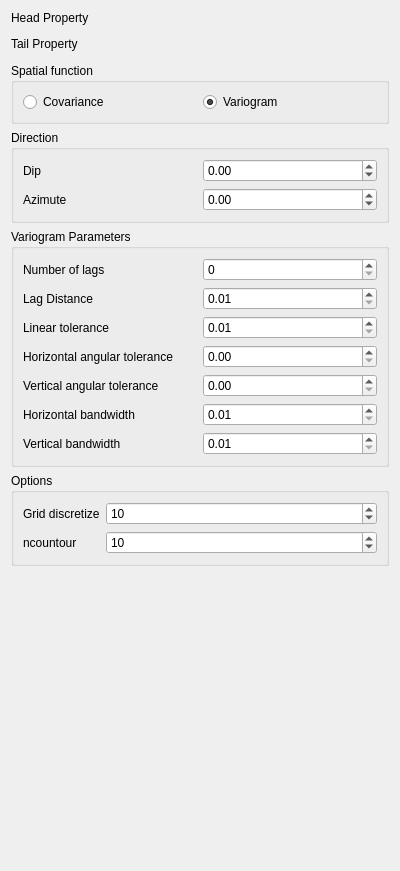
<?xml version="1.0" encoding="UTF-8"?>
<ui version="4.0">
 <class>Form</class>
 <widget class="QWidget" name="Form">
  <property name="geometry">
   <rect>
    <x>0</x>
    <y>0</y>
    <width>400</width>
    <height>871</height>
   </rect>
  </property>
  <property name="windowTitle">
   <string>Form</string>
  </property>
  <property name="AlgorithmCategory" stdset="0">
   <string>Lpm</string>
  </property>
  <property name="AlgorithmDescription" stdset="0">
   <string>vario_map</string>
  </property>
  <layout class="QVBoxLayout" name="verticalLayout">
   <item>
    <widget class="QLabel" name="label_2">
     <property name="text">
      <string>Head Property</string>
     </property>
    </widget>
   </item>
   <item>
    <widget class="PropertySelectorNoRegion" name="head_prop"/>
   </item>
   <item>
    <widget class="QLabel" name="label">
     <property name="text">
      <string>Tail Property</string>
     </property>
    </widget>
   </item>
   <item>
    <widget class="PropertySelectorNoRegion" name="tail_prop"/>
   </item>
   <item>
    <widget class="QGroupBox" name="groupBox">
     <property name="title">
      <string>Spatial function</string>
     </property>
     <layout class="QHBoxLayout" name="horizontalLayout">
      <item>
       <widget class="QRadioButton" name="C_covariance">
        <property name="text">
         <string>Covariance</string>
        </property>
       </widget>
      </item>
      <item>
       <widget class="QRadioButton" name="C_variogram">
        <property name="text">
         <string>Variogram</string>
        </property>
        <property name="checked">
         <bool>true</bool>
        </property>
       </widget>
      </item>
     </layout>
    </widget>
   </item>
   <item>
    <widget class="QGroupBox" name="groupBox_3">
     <property name="title">
      <string>Direction</string>
     </property>
     <layout class="QGridLayout" name="gridLayout">
      <item row="1" column="1">
       <widget class="QDoubleSpinBox" name="Azimute">
        <property name="minimum">
         <double>-360.000000000000000</double>
        </property>
        <property name="maximum">
         <double>360.000000000000000</double>
        </property>
       </widget>
      </item>
      <item row="0" column="1">
       <widget class="QDoubleSpinBox" name="Dip">
        <property name="minimum">
         <double>-360.000000000000000</double>
        </property>
        <property name="maximum">
         <double>360.000000000000000</double>
        </property>
       </widget>
      </item>
      <item row="0" column="0">
       <widget class="QLabel" name="label_11">
        <property name="text">
         <string>Dip</string>
        </property>
       </widget>
      </item>
      <item row="1" column="0">
       <widget class="QLabel" name="label_12">
        <property name="text">
         <string>Azimute</string>
        </property>
       </widget>
      </item>
     </layout>
    </widget>
   </item>
   <item>
    <widget class="QGroupBox" name="groupBox_2">
     <property name="title">
      <string>Variogram Parameters</string>
     </property>
     <layout class="QGridLayout" name="gridLayout_2">
      <item row="0" column="0">
       <widget class="QLabel" name="label_3">
        <property name="text">
         <string>Number of lags</string>
        </property>
       </widget>
      </item>
      <item row="0" column="1">
       <widget class="QSpinBox" name="nlags"/>
      </item>
      <item row="1" column="1">
       <widget class="QDoubleSpinBox" name="lagdistance">
        <property name="minimum">
         <double>0.010000000000000</double>
        </property>
        <property name="maximum">
         <double>10000.000000000000000</double>
        </property>
       </widget>
      </item>
      <item row="2" column="0">
       <widget class="QLabel" name="label_5">
        <property name="text">
         <string>Linear tolerance</string>
        </property>
       </widget>
      </item>
      <item row="4" column="1">
       <widget class="QDoubleSpinBox" name="vtolangular">
        <property name="minimum">
         <double>0.000000000000000</double>
        </property>
        <property name="maximum">
         <double>360.000000000000000</double>
        </property>
       </widget>
      </item>
      <item row="2" column="1">
       <widget class="QDoubleSpinBox" name="lineartolerance">
        <property name="minimum">
         <double>0.010000000000000</double>
        </property>
        <property name="maximum">
         <double>10000.000000000000000</double>
        </property>
       </widget>
      </item>
      <item row="4" column="0">
       <widget class="QLabel" name="label_7">
        <property name="text">
         <string>Vertical angular tolerance</string>
        </property>
       </widget>
      </item>
      <item row="5" column="0">
       <widget class="QLabel" name="label_8">
        <property name="text">
         <string>Horizontal bandwidth</string>
        </property>
       </widget>
      </item>
      <item row="3" column="0">
       <widget class="QLabel" name="label_6">
        <property name="text">
         <string>Horizontal angular tolerance</string>
        </property>
       </widget>
      </item>
      <item row="3" column="1">
       <widget class="QDoubleSpinBox" name="htolangular">
        <property name="minimum">
         <double>0.000000000000000</double>
        </property>
        <property name="maximum">
         <double>360.000000000000000</double>
        </property>
       </widget>
      </item>
      <item row="1" column="0">
       <widget class="QLabel" name="label_4">
        <property name="text">
         <string>Lag Distance</string>
        </property>
       </widget>
      </item>
      <item row="5" column="1">
       <widget class="QDoubleSpinBox" name="hband">
        <property name="minimum">
         <double>0.010000000000000</double>
        </property>
        <property name="maximum">
         <double>10000.000000000000000</double>
        </property>
       </widget>
      </item>
      <item row="6" column="1">
       <widget class="QDoubleSpinBox" name="vband">
        <property name="minimum">
         <double>0.010000000000000</double>
        </property>
        <property name="maximum">
         <double>10000.000000000000000</double>
        </property>
       </widget>
      </item>
      <item row="6" column="0">
       <widget class="QLabel" name="label_9">
        <property name="text">
         <string>Vertical bandwidth</string>
        </property>
       </widget>
      </item>
     </layout>
    </widget>
   </item>
   <item>
    <widget class="QGroupBox" name="groupBox_4">
     <property name="title">
      <string>Options</string>
     </property>
     <layout class="QFormLayout" name="formLayout">
      <item row="0" column="0">
       <widget class="QLabel" name="label_10">
        <property name="text">
         <string>Grid discretize</string>
        </property>
       </widget>
      </item>
      <item row="0" column="1">
       <widget class="QSpinBox" name="Gdiscrete">
        <property name="minimum">
         <number>1</number>
        </property>
        <property name="maximum">
         <number>1000</number>
        </property>
        <property name="value">
         <number>10</number>
        </property>
       </widget>
      </item>
      <item row="1" column="0">
       <widget class="QLabel" name="label_13">
        <property name="text">
         <string>ncountour</string>
        </property>
       </widget>
      </item>
      <item row="1" column="1">
       <widget class="QSpinBox" name="ncontour">
        <property name="minimum">
         <number>5</number>
        </property>
        <property name="singleStep">
         <number>1</number>
        </property>
        <property name="value">
         <number>10</number>
        </property>
       </widget>
      </item>
     </layout>
    </widget>
   </item>
   <item>
    <spacer name="verticalSpacer">
     <property name="orientation">
      <enum>Qt::Vertical</enum>
     </property>
     <property name="sizeHint" stdset="0">
      <size>
       <width>20</width>
       <height>40</height>
      </size>
     </property>
    </spacer>
   </item>
  </layout>
 </widget>
 <customwidgets>
  <customwidget>
   <class>PropertySelectorNoRegion</class>
   <extends>QWidget</extends>
   <header>qtplugins/selectors.h</header>
  </customwidget>
 </customwidgets>
 <tabstops>
  <tabstop>C_covariance</tabstop>
  <tabstop>C_variogram</tabstop>
  <tabstop>Dip</tabstop>
  <tabstop>Azimute</tabstop>
  <tabstop>nlags</tabstop>
  <tabstop>lagdistance</tabstop>
  <tabstop>lineartolerance</tabstop>
  <tabstop>htolangular</tabstop>
  <tabstop>vtolangular</tabstop>
  <tabstop>hband</tabstop>
  <tabstop>vband</tabstop>
 </tabstops>
 <resources/>
 <connections/>
</ui>
